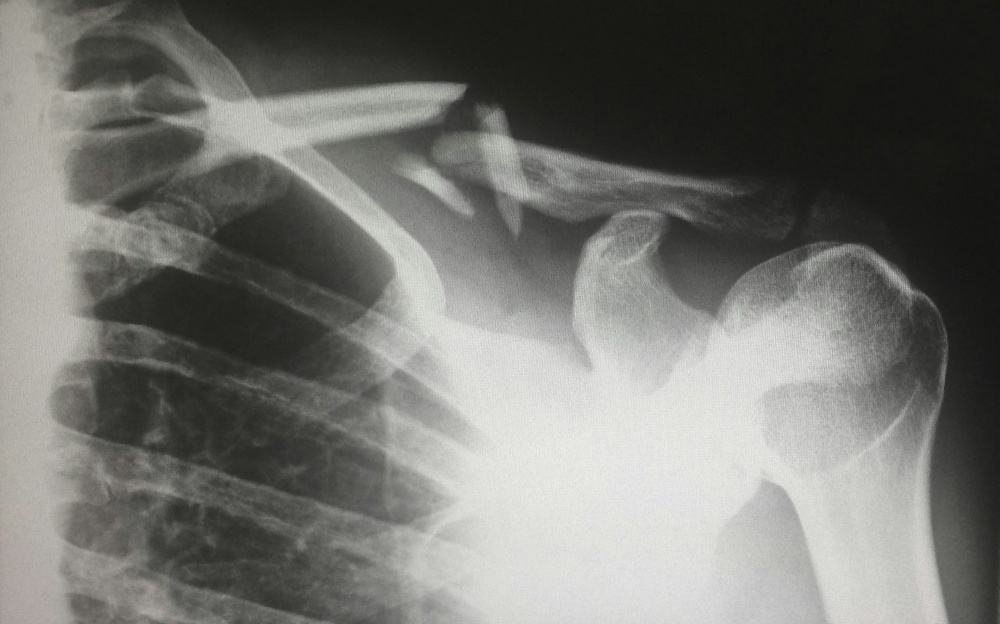
#> input picture images/Q3.jpg, 1000 x 624 px, shrunk from 1280 x 799 before the run
$ python Task03.py   (older library calls are emulated)
#> lines starting #> are read from the running program, lines starting #| are printed output that depends on the picture
import cv2
import numpy as np
import matplotlib.pyplot as plt

def main():
    # Load the image labeled as Q3.jpg
    image_path = '../images/Q3.jpg'
    image = cv2.imread(image_path, cv2.IMREAD_GRAYSCALE)
#> image: shape (624, 1000); min 18, max 239, mean 115.1

    # Check if image is loaded
    if image is None:
        print(f"Could not open or find the image {image_path}")
        return

    # Define Prewitt filter kernels
    prewitt_kernel_x = np.array([[1, 0, -1], [1, 0, -1], [1, 0, -1]], dtype=np.float32)
    prewitt_kernel_y = np.array([[1, 1, 1], [0, 0, 0], [-1, -1, -1]], dtype=np.float32)

    # Apply Prewitt filter and convert to float32
    prewitt_x = cv2.filter2D(image, cv2.CV_32F, prewitt_kernel_x)
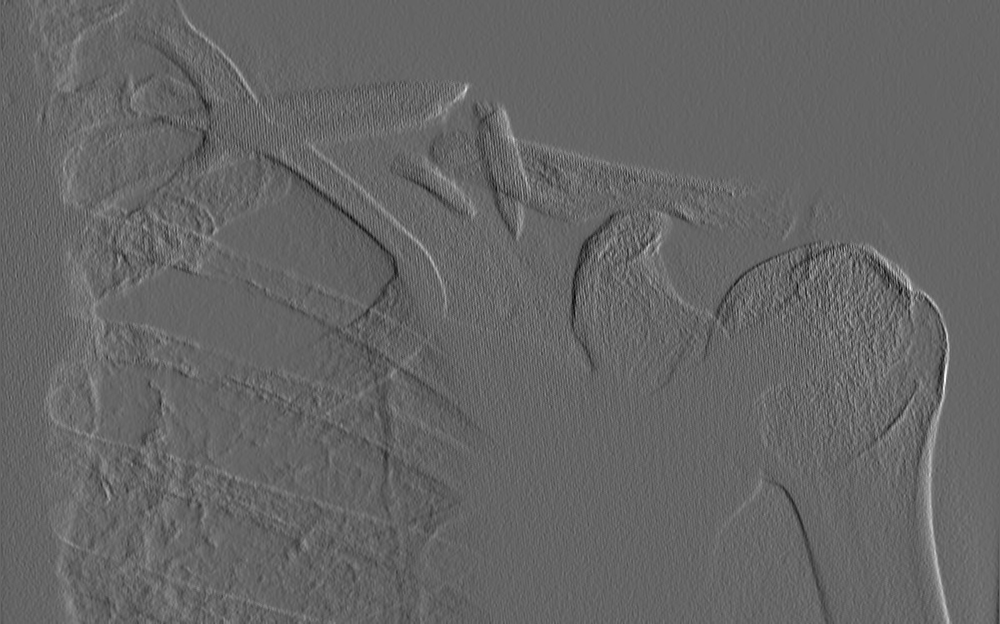
#> prewitt_x: shape (624, 1000) float32; min -134, max 203, mean 0.8; drawn with min black and max white
    prewitt_y = cv2.filter2D(image, cv2.CV_32F, prewitt_kernel_y)
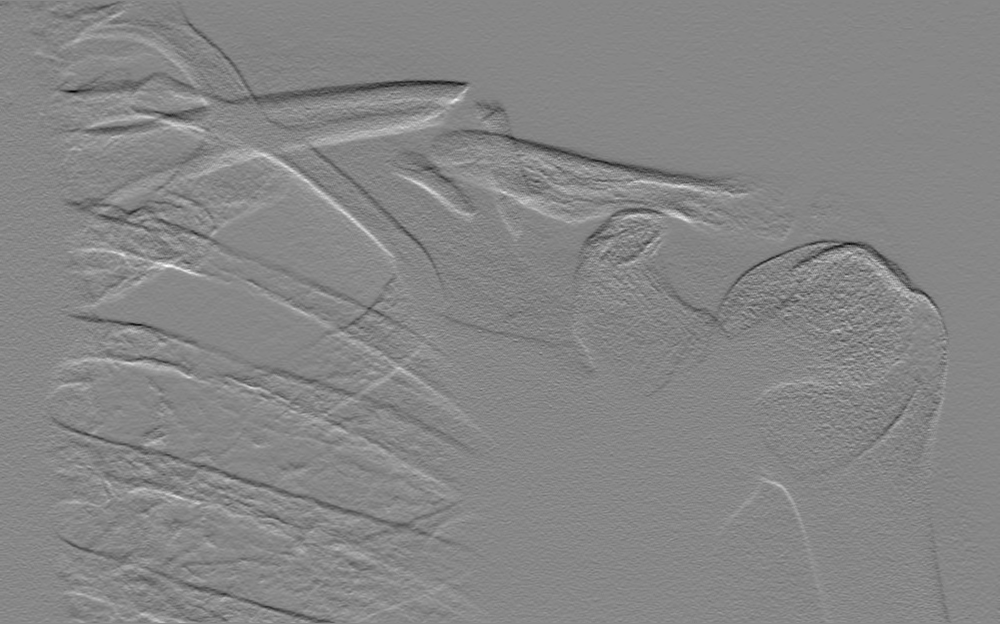
#> prewitt_y: shape (624, 1000) float32; min -186, max 165, mean -1.2; drawn with min black and max white
    prewitt = cv2.magnitude(prewitt_x, prewitt_y)

    # Apply Sobel filter (OpenCV has built-in Sobel)
    sobel_x = cv2.Sobel(image, cv2.CV_64F, 1, 0, ksize=3)
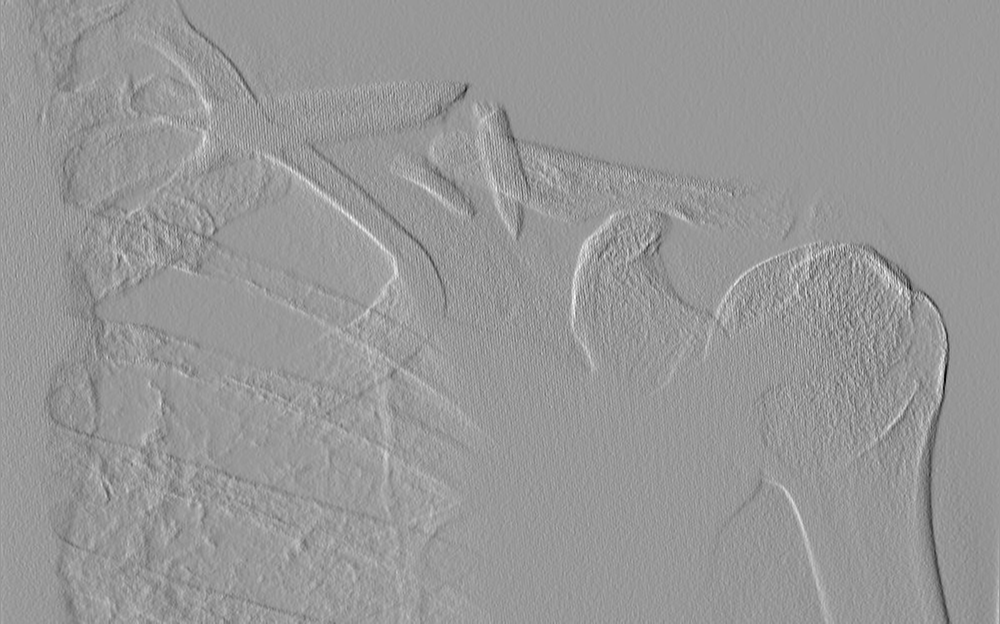
#> sobel_x: shape (624, 1000) float64; min -268, max 180, mean -1.1; drawn with min black and max white
    sobel_y = cv2.Sobel(image, cv2.CV_64F, 0, 1, ksize=3)
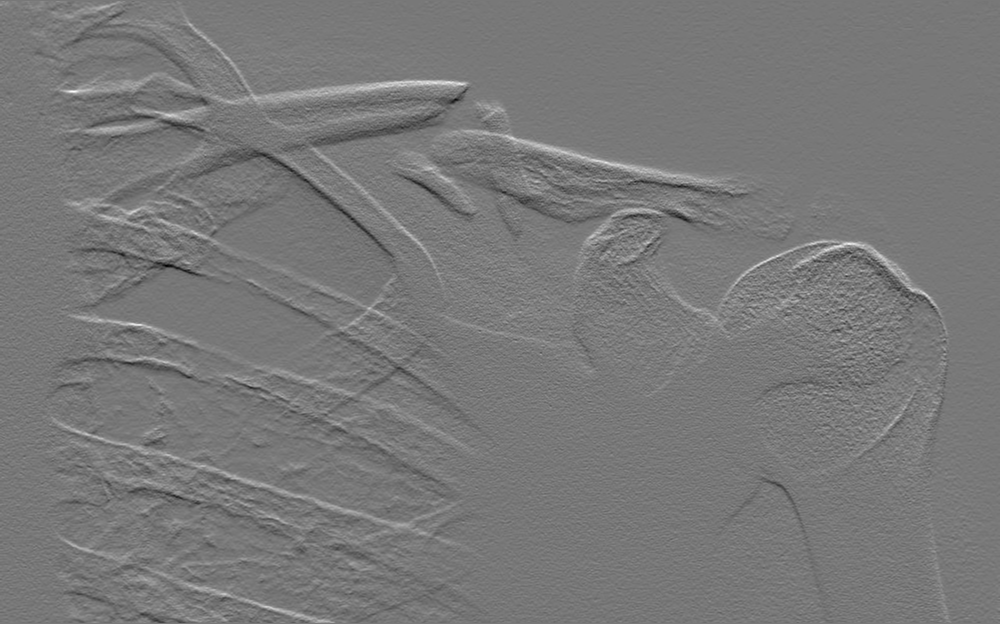
#> sobel_y: shape (624, 1000) float64; min -221, max 248, mean 1.6; drawn with min black and max white
    sobel = cv2.magnitude(sobel_x, sobel_y)

    # Define Roberts filter kernels
    roberts_kernel_x = np.array([[1, 0], [0, -1]], dtype=np.float32)
    roberts_kernel_y = np.array([[0, 1], [-1, 0]], dtype=np.float32)

    # Apply Roberts filter and convert to float32
    roberts_x = cv2.filter2D(image, cv2.CV_32F, roberts_kernel_x)
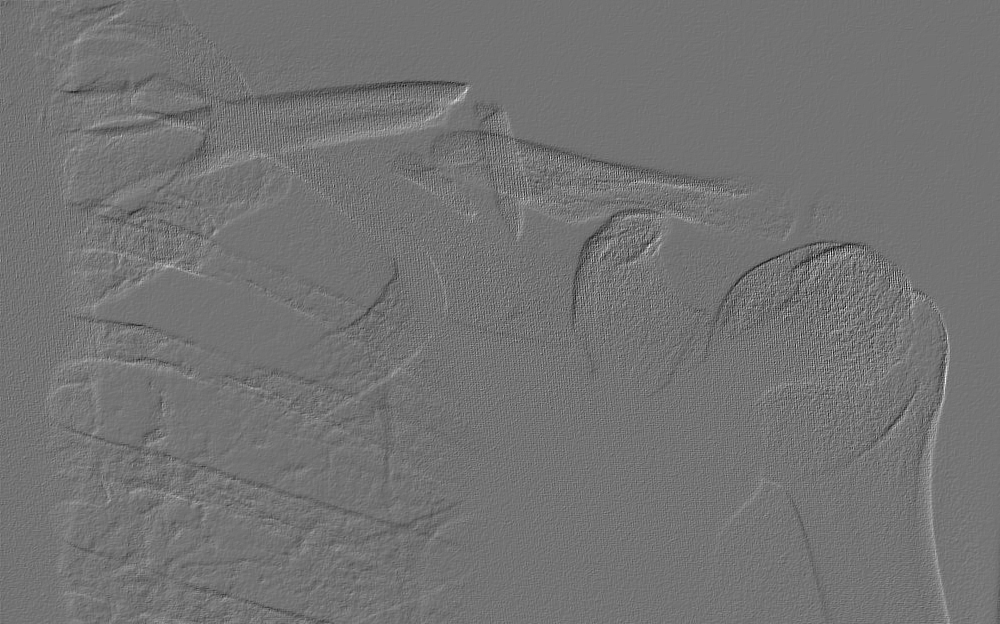
#> roberts_x: shape (624, 1000) float32; min -54, max 65, mean -0.1; drawn with min black and max white
    roberts_y = cv2.filter2D(image, cv2.CV_32F, roberts_kernel_y)
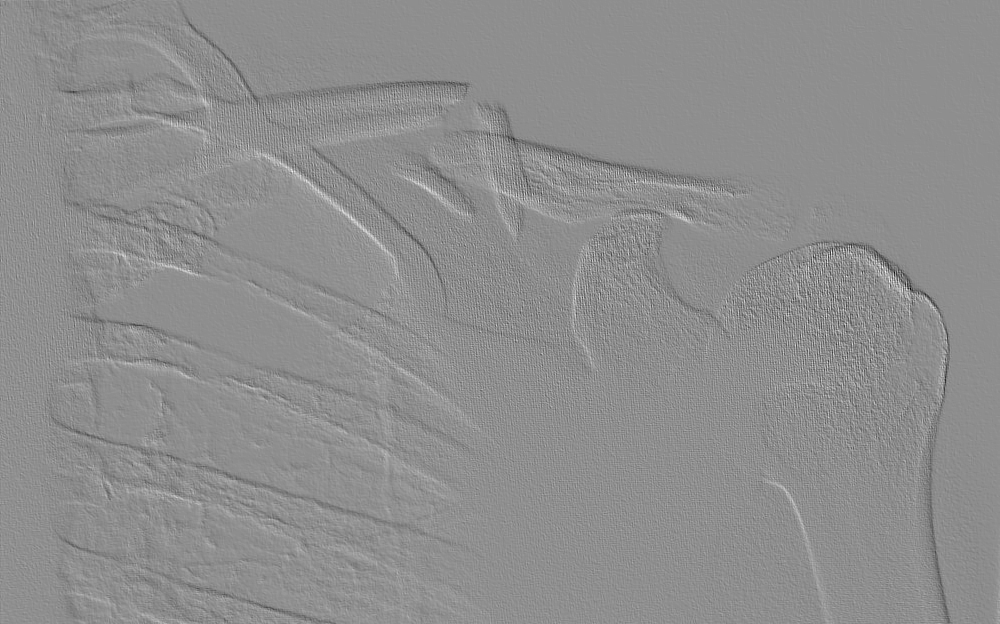
#> roberts_y: shape (624, 1000) float32; min -79, max 62, mean -0.3; drawn with min black and max white
    roberts = cv2.magnitude(roberts_x, roberts_y)
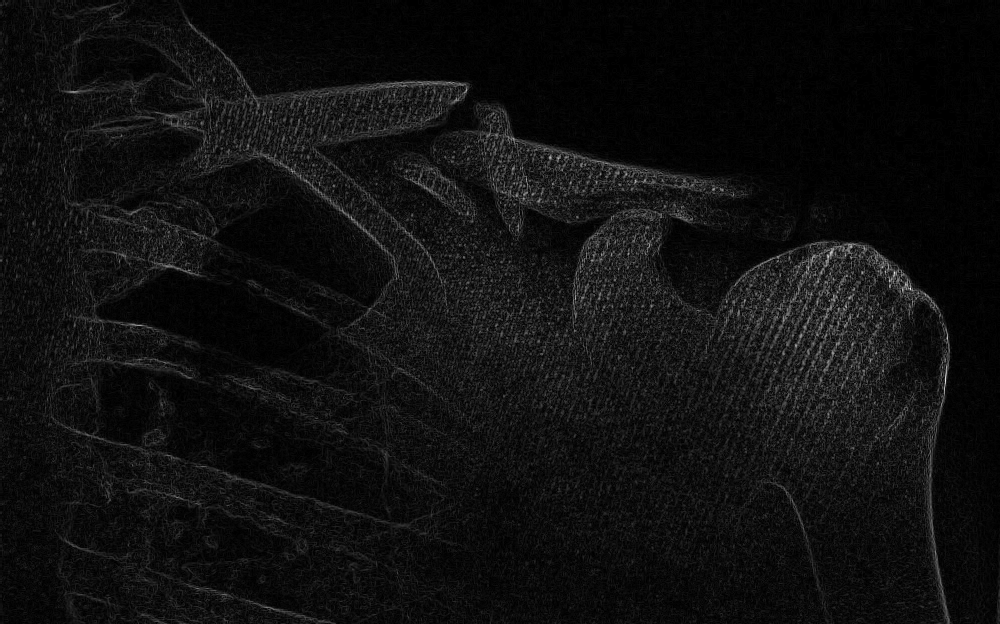
#> roberts: shape (624, 1000) float32; min 0, max 88.1, mean 5.6; drawn with min black and max white

    # Display the results
    plt.figure(figsize=(12, 8))

    plt.subplot(2, 3, 1)
    plt.title("Original Image")
    plt.imshow(image, cmap='gray')
    plt.axis('off')

    plt.subplot(2, 3, 2)
    plt.title("Prewitt Horizontal")
    plt.imshow(prewitt_x, cmap='gray')
    plt.axis('off')

    plt.subplot(2, 3, 3)
    plt.title("Prewitt Vertical")
    plt.imshow(prewitt_y, cmap='gray')
    plt.axis('off')

    plt.subplot(2, 3, 4)
    plt.title("Sobel Filter")
    plt.imshow(sobel, cmap='gray')
    plt.axis('off')

    plt.subplot(2, 3, 5)
    plt.title("Roberts Diagonal")
    plt.imshow(roberts_x, cmap='gray')
    plt.axis('off')

    plt.subplot(2, 3, 6)
    plt.title("Roberts Anti-Diagonal")
    plt.imshow(roberts_y, cmap='gray')
    plt.axis('off')

    plt.tight_layout()
    plt.show()

if __name__ == "__main__":
    main()

$ run again, with images/Q1.jpg copied over images/Q3.jpg
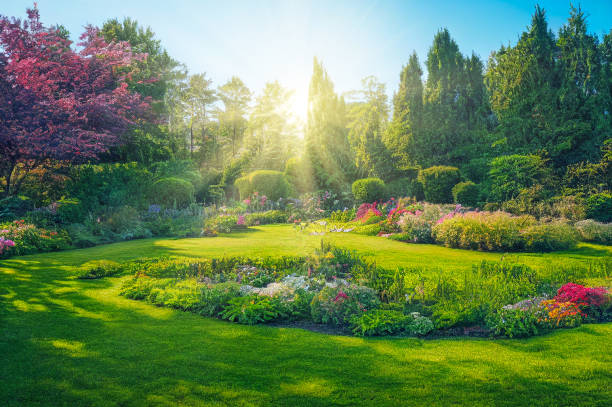
#> input picture images/Q1.jpg, 612 x 407 px
#> in main, `roberts_y = cv2.filter2D(image, cv2.CV_32F, roberts_kernel_y)`:
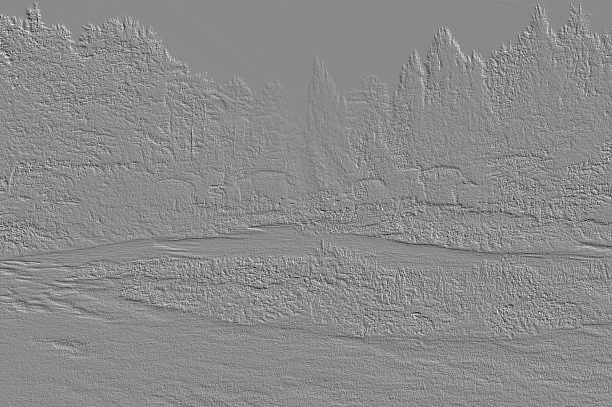
#> roberts_y: shape (407, 612) float32; min -162, max 136, mean 0.3; drawn with min black and max white
#> in main, `roberts = cv2.magnitude(roberts_x, roberts_y)`:
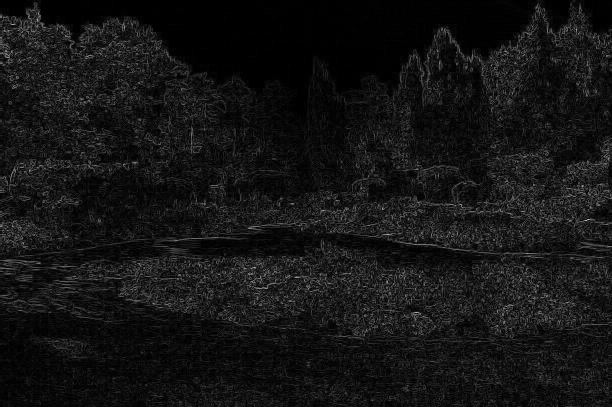
#> roberts: shape (407, 612) float32; min 0, max 194.1, mean 20.6

$ run again, with images/Q2.jpg copied over images/Q3.jpg
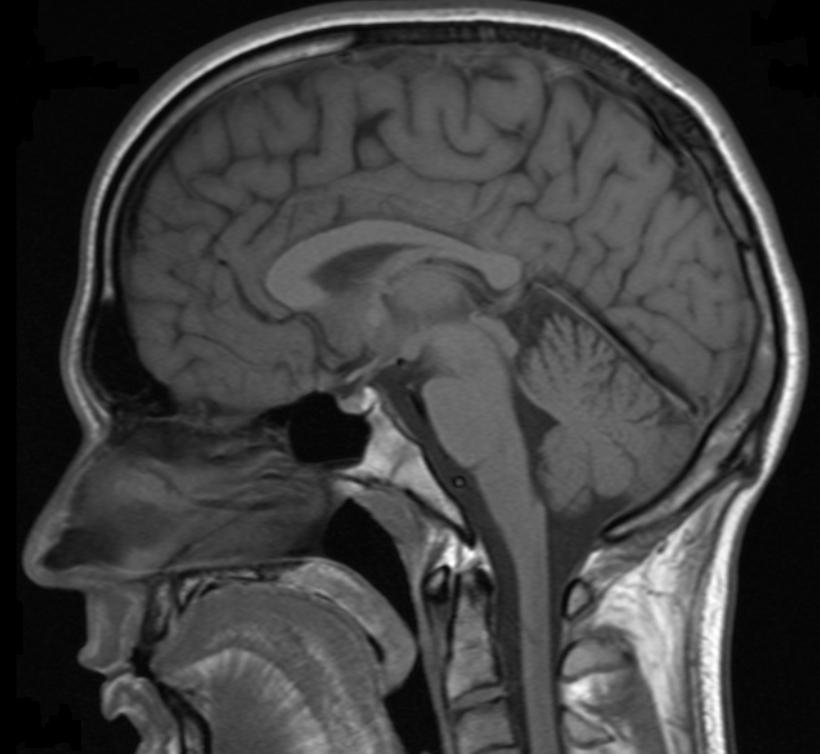
#> input picture images/Q2.jpg, 820 x 754 px
#> in main, image is the input picture: shape (754, 820); min 0, max 255, mean 63.9
#> in main, `sobel_y = cv2.Sobel(image, cv2.CV_64F, 0, 1, ksize=3)`:
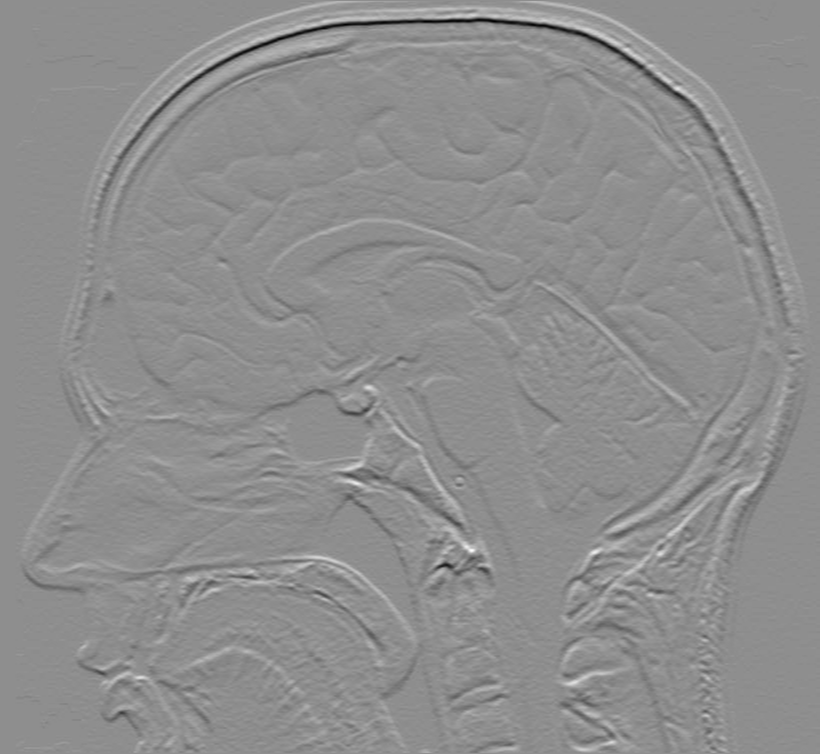
#> sobel_y: shape (754, 820) float64; min -443, max 351, mean 0.6; drawn with min black and max white
#> in main, `roberts_y = cv2.filter2D(image, cv2.CV_32F, roberts_kernel_y)`:
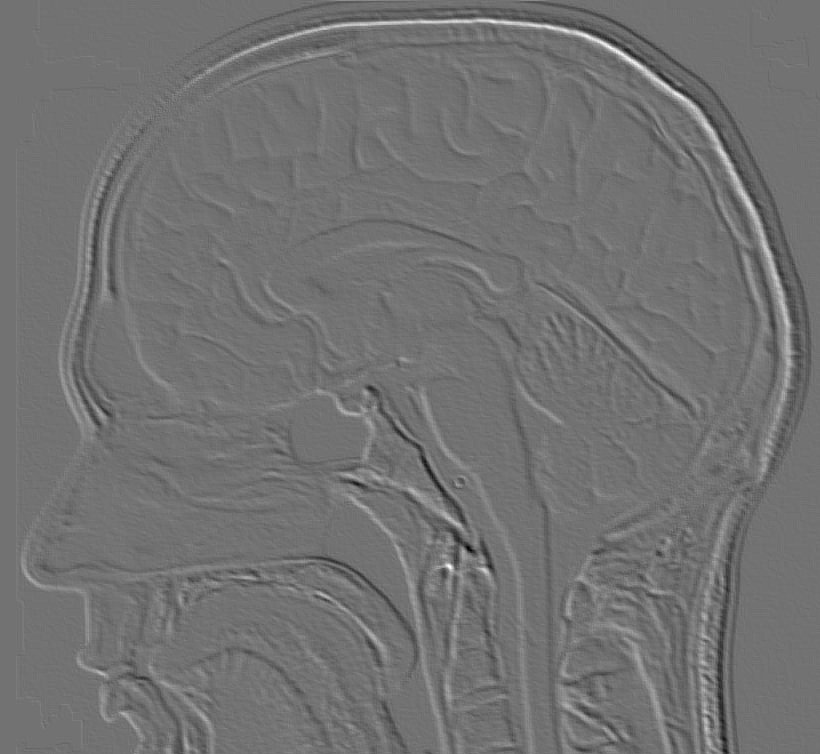
#> roberts_y: shape (754, 820) float32; min -66, max 81, mean -0.1; drawn with min black and max white

$ run again, with images/Q4.jpg copied over images/Q3.jpg
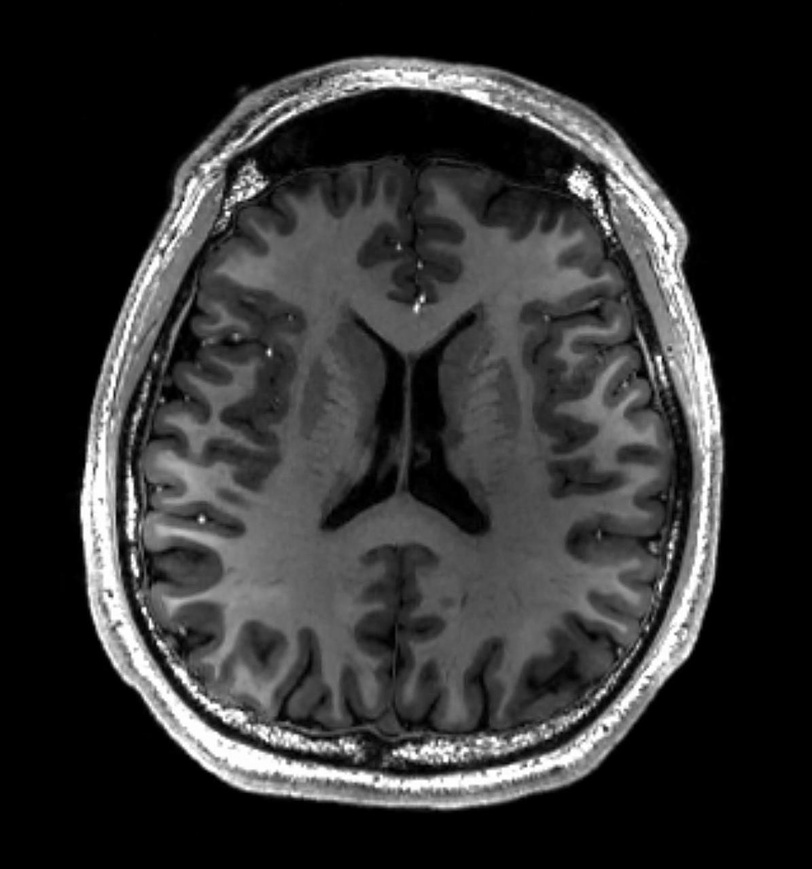
#> input picture images/Q4.jpg, 812 x 869 px, shrunk from 1195 x 1280 before the run
#> in main, image is the input picture: shape (869, 812); min 0, max 255, mean 48.6
#> in main, `roberts = cv2.magnitude(roberts_x, roberts_y)`:
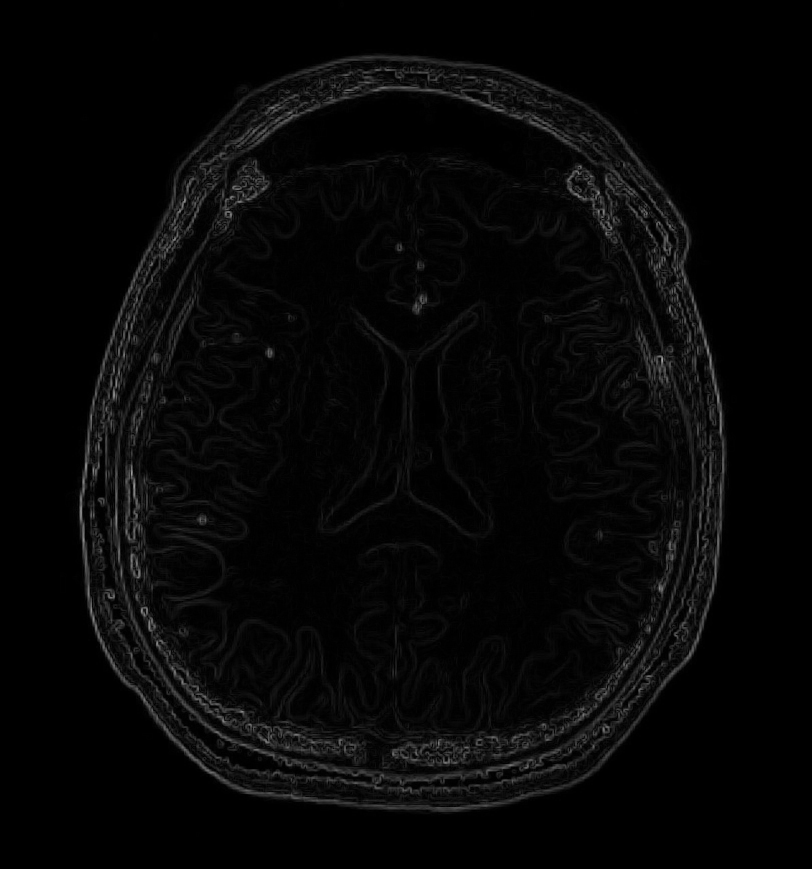
#> roberts: shape (869, 812) float32; min 0, max 163.4, mean 6.9
